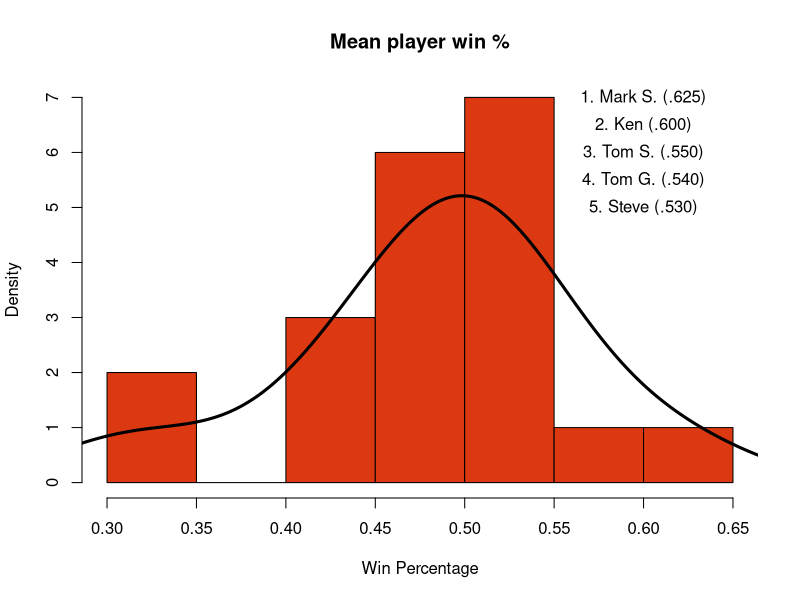
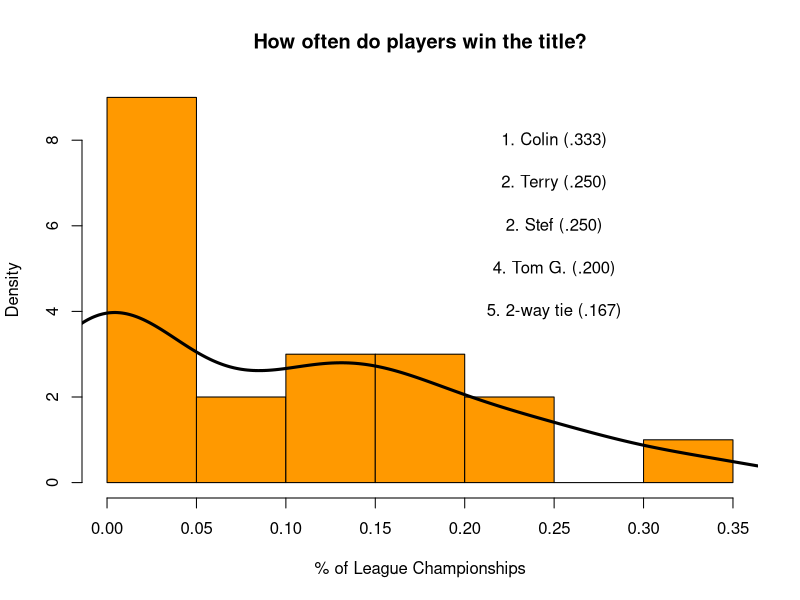
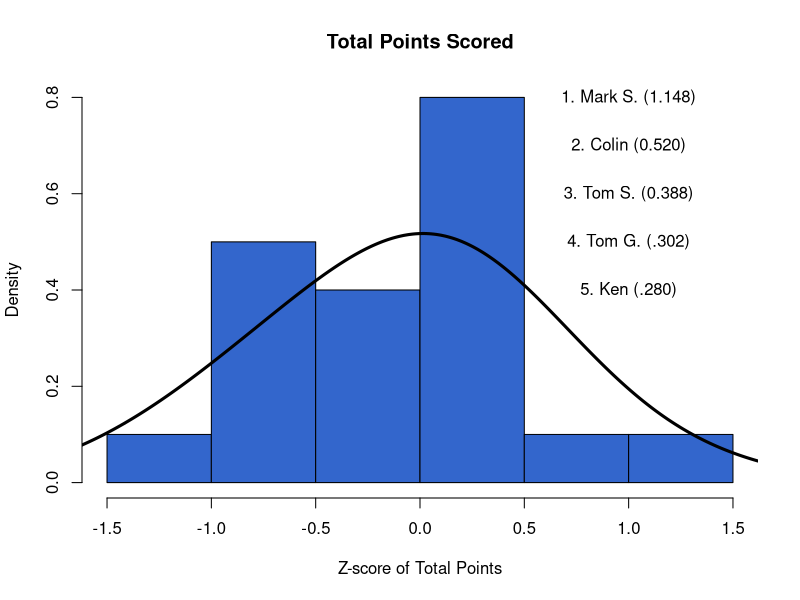

Reproduce these figures in R, in order.

####Generate Histograms Based on Fantasy Football Data

###########################################################################

###Read in dataset

graphdata = read.csv('graphdata.csv',header=TRUE)
#Four columns: 
#(1) Player = Player name (n=20)
#(2) TotPtsZ = Mean Z score for player's total season points
#(3) WinPct = Mean regular season win percentage for all seasons
#(4) ChampPct = Mean league champion percentage for all seasons


###Overall player win percentage histogram

hist(graphdata$WinPct, prob=TRUE,main='Mean player win %',xlab='Win Percentage',col=rgb(220,57,18,max=255))    
# prob=TRUE since variable is percentage

#Draw smoothed density line
lines(density(graphdata$WinPct,adjust=1.8),lwd=3,col="black") 

#Add identification info
text(0.6,7,"1. Mark S. (.625)")
text(0.6,6.5,"2. Ken (.600)")
text(0.6,6,"3. Tom S. (.550)")
text(0.6,5.5,"4. Tom G. (.540)")
text(0.6,5,"5. Steve (.530)")


###Championship percent histogram

hist(graphdata$ChampPct, breaks=5,prob=TRUE,main='How often do players win the title?',xlab='% of League Championships',col=rgb(255,153,0,max=255)) 

#Draw smoothed density line
lines(density(graphdata$ChampPct,adjust=0.9),lwd=3,col="black")

#Add identification info
text(0.25,8,"1. Colin (.333)")
text(0.25,7,"2. Terry (.250)")
text(0.25,6,"2. Stef (.250)")
text(0.25,5,"4. Tom G. (.200)")
text(0.25,4,"5. 2-way tie (.167)")


###Z score histogram of points scored by player

hist(graphdata$TotPtsZ, breaks=5,prob=TRUE,main='Total Points Scored',xlab='Z-score of Total Points',col=rgb(51,102,204,max=255))   

#Draw smoothed density line
lines(density(graphdata$TotPtsZ,adjust=2),lwd=3,col="black")

#Add identification information
text(1,.8,"1. Mark S. (1.148)")
text(1,.7,"2. Colin (0.520)")
text(1,.6,"3. Tom S. (0.388)")
text(1,.5,"4. Tom G. (.302)")
text(1,.4,"5. Ken (.280)")
